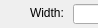
       <widget class="QWidget" name="sectionRectangle">
        <property name="geometry">
         <rect>
          <x>0</x>
          <y>0</y>
          <width>98</width>
          <height>28</height>
         </rect>
        </property>
        <attribute name="label">
         <string>Rectangle</string>
        </attribute>
        <widget class="QLineEdit" name="lEditYRectangle">
         <property name="geometry">
          <rect>
           <x>72</x>
           <y>90</y>
           <width>161</width>
           <height>20</height>
          </rect>
         </property>
        </widget>
        <widget class="QLineEdit" name="lEditWidthRectangle">
         <property name="geometry">
          <rect>
           <x>73</x>
           <y>4</y>
           <width>161</width>
           <height>20</height>
          </rect>
         </property>
        </widget>
        <widget class="QLineEdit" name="lEditHeightRectangle">
         <property name="geometry">
          <rect>
           <x>72</x>
           <y>32</y>
           <width>161</width>
           <height>20</height>
          </rect>
         </property>
        </widget>
        <widget class="QLabel" name="lblHeightRectangle">
         <property name="geometry">
          <rect>
           <x>27</x>
           <y>32</y>
           <width>281</width>
           <height>21</height>
          </rect>
         </property>
         <property name="text">
          <string>Height:                                           m</string>
         </property>
        </widget>
        <widget class="QLabel" name="lblXRectangle">
         <property name="geometry">
          <rect>
           <x>50</x>
           <y>60</y>
           <width>261</width>
           <height>16</height>
          </rect>
         </property>
         <property name="text">
          <string>x:                                             m</string>
         </property>
        </widget>
        <widget class="QLabel" name="lblYRectangle">
         <property name="geometry">
          <rect>
           <x>50</x>
           <y>90</y>
           <width>261</width>
           <height>16</height>
          </rect>
         </property>
         <property name="text">
          <string>y:                                             m</string>
         </property>
        </widget>
        <widget class="QLineEdit" name="lEditRotationRectangle">
         <property name="geometry">
          <rect>
           <x>71</x>
           <y>119</y>
           <width>161</width>
           <height>20</height>
          </rect>
         </property>
        </widget>
        <widget class="QLineEdit" name="lEditXRectangle">
         <property name="geometry">
          <rect>
           <x>72</x>
           <y>60</y>
           <width>161</width>
           <height>20</height>
          </rect>
         </property>
        </widget>
        <widget class="QLabel" name="lblRotationRectangle">
         <property name="geometry">
          <rect>
           <x>15</x>
           <y>119</y>
           <width>311</width>
           <height>16</height>
          </rect>
         </property>
         <property name="text">
          <string>Rotation:                                            deg</string>
         </property>
        </widget>
        <widget class="QLabel" name="lblWidthRectangle">
         <property name="geometry">
          <rect>
           <x>30</x>
           <y>5</y>
           <width>291</width>
           <height>16</height>
          </rect>
         </property>
         <property name="text">
          <string>Width:                                           m</string>
         </property>
        </widget>
       </widget>
